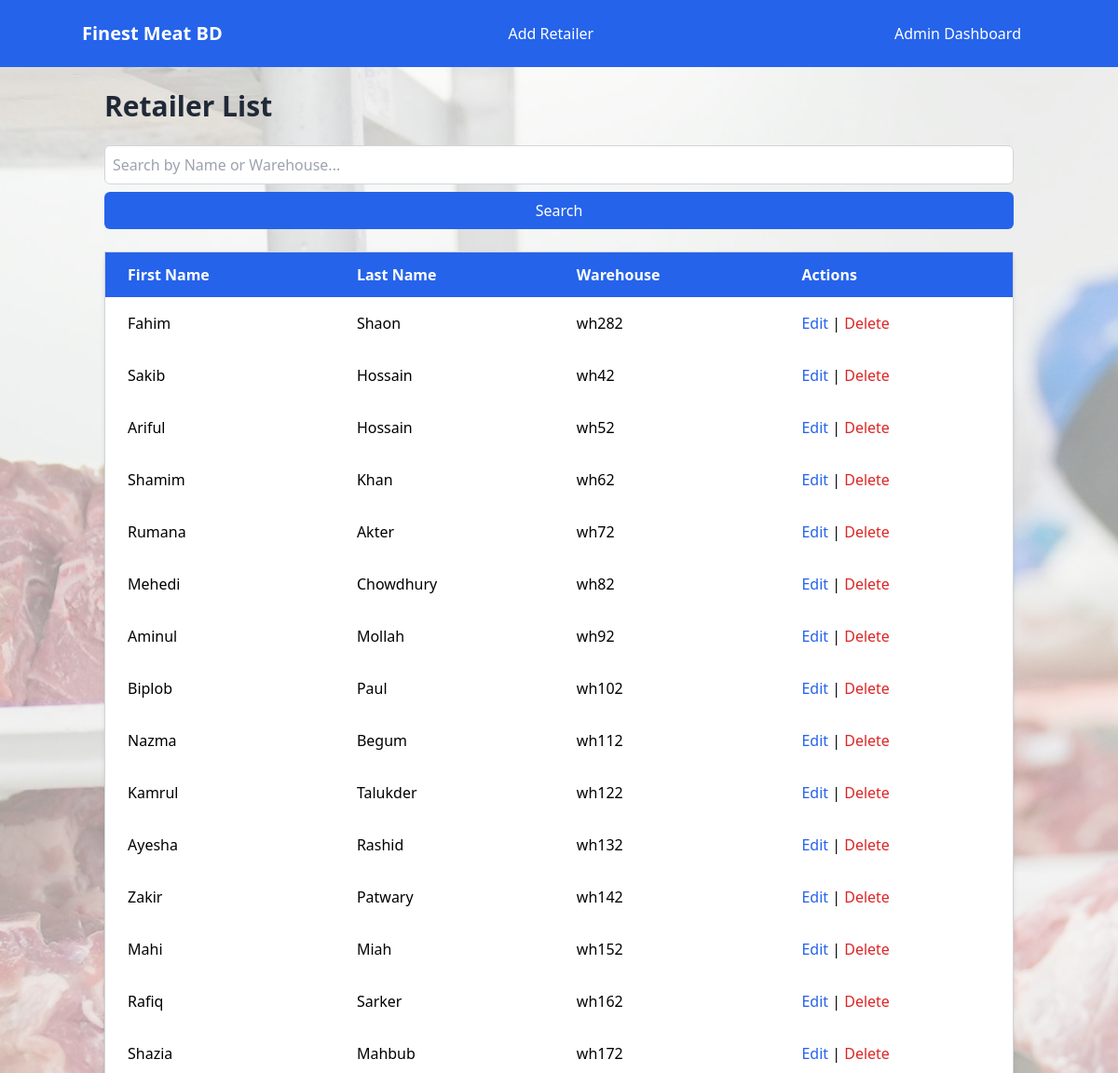
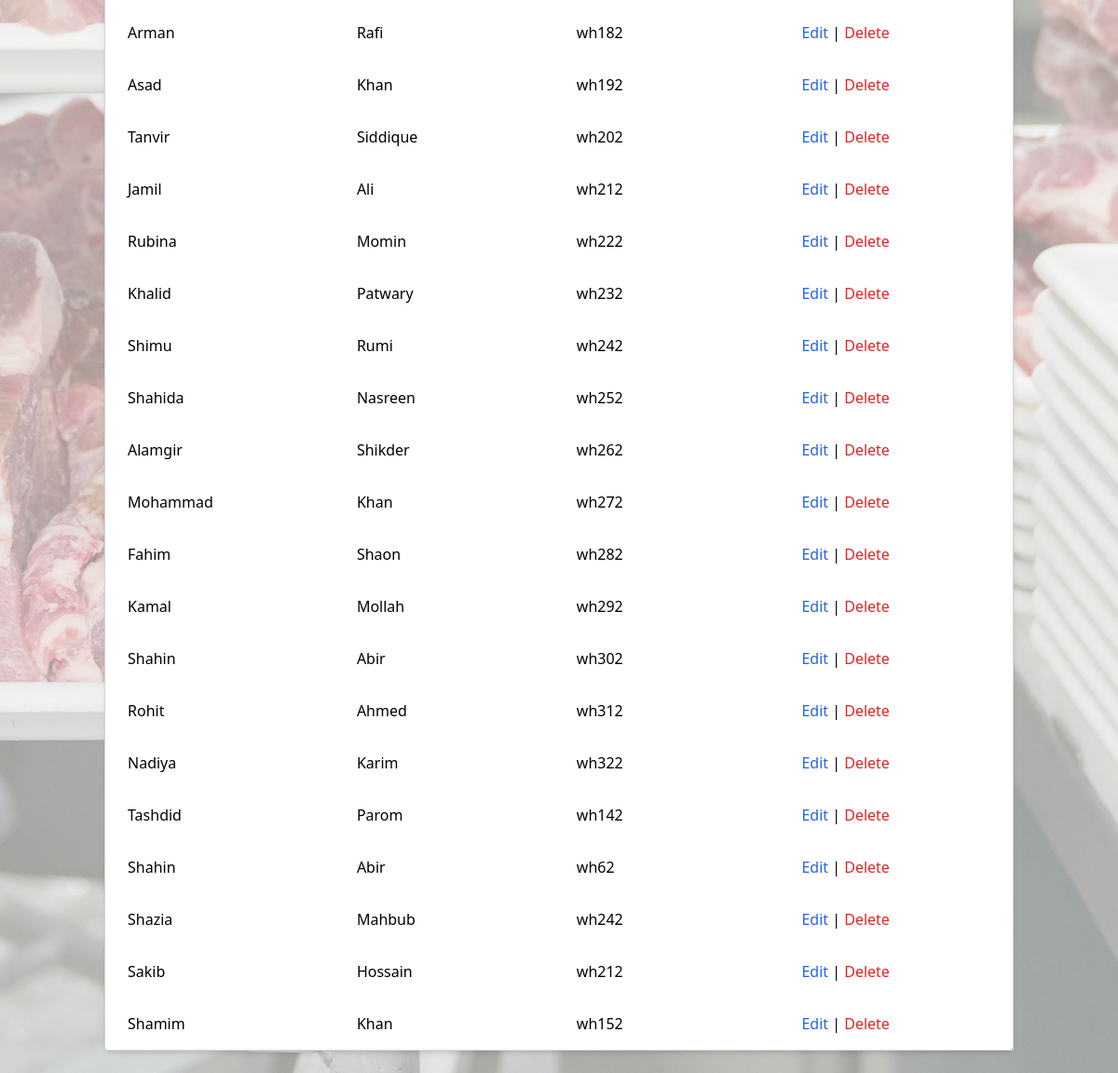
The page / on the database its author committed (2 pictures, top to bottom).
### tables this page shows
CREATE TABLE `retailers` (
  `retailer_id` int(11) NOT NULL,
  `first_name` varchar(100) NOT NULL,
  `middle_name` varchar(100) DEFAULT NULL,
  `last_name` varchar(100) NOT NULL,
  `warehouse` varchar(255) NOT NULL,
  `road` varchar(255) NOT NULL,
  `block` varchar(255) NOT NULL,
  `street_name` varchar(255) NOT NULL,
  `postal_code` varchar(20) NOT NULL,
  `country` varchar(100) NOT NULL
);

### index.php (the view, shortened to what this page needs)
<?php
include 'config.php';
$search_term = '';
if (isset($_POST['search'])) {
    $search_term = mysqli_real_escape_string($conn, $_POST['search']);
    $sql = "SELECT * FROM retailers WHERE first_name LIKE '%$search_term%' OR last_name LIKE '%$search_term%' OR warehouse LIKE '%$search_term%'";
} else {
    $sql = "SELECT * FROM retailers";
}
$result = mysqli_query($conn, $sql);
?>
<!DOCTYPE html>
<html lang="en">
<head>
    <script src="https://cdn.tailwindcss.com"></script>
</head>
<body class="bg-gray-100 font-sans leading-normal tracking-normal">
    <nav class="bg-blue-600 p-4">
        <div class="container mx-auto flex justify-between items-center">
            <a href="../Spring-25_CSE-303_Grading-Packaging-and-Transport-Management-System-for-Meat-Based-Products\frontend/index.html" class="text-white text-xl font-bold">Finest Meat BD</a>
            <a href="adduser.php" class="text-white px-4 py-2">Add Retailer</a>
            <a href="../Spring-25_CSE-303_Grading-Packaging-and-Transport-Management-System-for-Meat-Based-Products\frontend/admindash.html" class="text-white px-4 py-2">Admin Dashboard</a>
        </div>
    </nav>
    <div class="container mx-auto p-6">
        <h1 class="text-3xl font-bold text-gray-800 mb-6">Retailer List</h1>
        <form action="index.php" method="POST" class="mb-6">
            <input type="text" name="search" class="w-full p-2 border border-gray-300 rounded-md" value="<?= htmlspecialchars($search_term); ?>" placeholder="Search by Name or Warehouse...">
            <button type="submit" class="w-full mt-2 bg-blue-600 text-white p-2 rounded-md">Search</button>
        </form>
        <table class="min-w-full bg-white border border-gray-300 rounded-md shadow-md">
            <thead class="bg-blue-600 text-white">
                <tr>
                    <th class="px-6 py-3 text-left">First Name</th>
                    <th class="px-6 py-3 text-left">Last Name</th>
                    <th class="px-6 py-3 text-left">Warehouse</th>
                    <th class="px-6 py-3 text-left">Actions</th>
                </tr>
            </thead>
            <tbody>
                <?php while($row = mysqli_fetch_assoc($result)): ?>
                    <tr class="hover:bg-gray-100">
                        <td class="px-6 py-4"><?= $row['first_name']; ?></td>
                        <td class="px-6 py-4"><?= $row['last_name']; ?></td>
                        <td class="px-6 py-4"><?= $row['warehouse']; ?></td>
                        <td class="px-6 py-4">
                            <a href="edituser.php?id=<?= $row['retailer_id']; ?>" class="text-blue-600">Edit</a> |
                            <a href="deleteuser.php?id=<?= $row['retailer_id']; ?>" class="text-red-600">Delete</a>
                        </td>
                    </tr>
                <?php endwhile; ?>
            </tbody>
        </table>
    </div>
</body>
</html>

### index.php (style rules this page uses)
body { position: relative; background-image: url('../Spring-25_CSE-303_Grading-Packaging-and-Transport-Management-System-for-Meat-Based-Products/assets/production.jpg'); background-size: cover; background-position: center; background-attachment: fixed; margin: 0; }
body::after { content: ''; position: absolute; top: 0; left: 0; right: 0; bottom: 0; background: rgba(250, 250, 250, 0.61); z-index: -1; }

### rows shown on the page
retailers: first_name "Fahim", last_name "Shaon", warehouse "wh282"
retailers: first_name "Sakib", last_name "Hossain", warehouse "wh42"
retailers: first_name "Ariful", last_name "Hossain", warehouse "wh52"
retailers: first_name "Shamim", last_name "Khan", warehouse "wh62"
retailers: first_name "Rumana", last_name "Akter", warehouse "wh72"
retailers: first_name "Mehedi", last_name "Chowdhury", warehouse "wh82"
retailers: first_name "Aminul", last_name "Mollah", warehouse "wh92"
retailers: first_name "Biplob", last_name "Paul", warehouse "wh102"
retailers: first_name "Nazma", last_name "Begum", warehouse "wh112"
retailers: first_name "Kamrul", last_name "Talukder", warehouse "wh122"
retailers: first_name "Ayesha", last_name "Rashid", warehouse "wh132"
retailers: first_name "Zakir", last_name "Patwary", warehouse "wh142"
retailers: first_name "Mahi", last_name "Miah", warehouse "wh152"
retailers: first_name "Rafiq", last_name "Sarker", warehouse "wh162"
retailers: first_name "Shazia", last_name "Mahbub", warehouse "wh172"
retailers: first_name "Arman", last_name "Rafi", warehouse "wh182"
retailers: first_name "Asad", last_name "Khan", warehouse "wh192"
retailers: first_name "Tanvir", last_name "Siddique", warehouse "wh202"
retailers: first_name "Jamil", last_name "Ali", warehouse "wh212"
retailers: first_name "Rubina", last_name "Momin", warehouse "wh222"
retailers: first_name "Khalid", last_name "Patwary", warehouse "wh232"
retailers: first_name "Shimu", last_name "Rumi", warehouse "wh242"
retailers: first_name "Shahida", last_name "Nasreen", warehouse "wh252"
retailers: first_name "Alamgir", last_name "Shikder", warehouse "wh262"
retailers: first_name "Mohammad", last_name "Khan", warehouse "wh272"
retailers: first_name "Fahim", last_name "Shaon", warehouse "wh282"
retailers: first_name "Kamal", last_name "Mollah", warehouse "wh292"
retailers: first_name "Shahin", last_name "Abir", warehouse "wh302"
retailers: first_name "Rohit", last_name "Ahmed", warehouse "wh312"
retailers: first_name "Nadiya", last_name "Karim", warehouse "wh322"
retailers: first_name "Tashdid", last_name "Parom", warehouse "wh142"
retailers: first_name "Shahin", last_name "Abir", warehouse "wh62"
retailers: first_name "Shazia", last_name "Mahbub", warehouse "wh242"
retailers: first_name "Sakib", last_name "Hossain", warehouse "wh212"
retailers: first_name "Shamim", last_name "Khan", warehouse "wh152"
